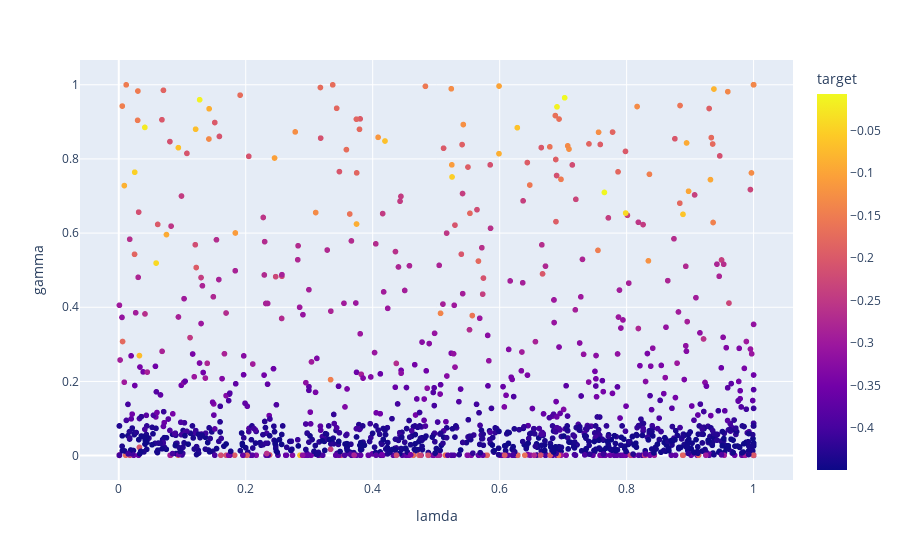

Notebook source saved alongside this figure:
### Code cell
px.scatter(df, x="lamda", y="gamma", color="target")

### Figure 1 — Plotly figure (JSON) as saved in the notebook; plotly's stock layout.template omitted (floating-point values rounded to 4 significant figures; data arrays with more than 128 entries replaced by an {"elided": "..."} marker saying what was removed)
{"data": [{"hovertemplate": "lamda=%{x}<br>gamma=%{y}<br>target=%{marker.color}<extra></extra>", "legendgroup": "", "marker": {"color": {"elided": "1324 float values"}, "coloraxis": "coloraxis", "symbol": "circle"}, "mode": "markers", "name": "", "showlegend": false, "type": "scattergl", "x": {"elided": "1324 float values"}, "xaxis": "x", "y": {"elided": "1324 float values"}, "yaxis": "y"}], "layout": {"coloraxis": {"colorbar": {"title": {"text": "target"}}, "colorscale": [[0, "#0d0887"], [0.1111, "#46039f"], [0.2222, "#7201a8"], [0.3333, "#9c179e"], [0.4444, "#bd3786"], [0.5556, "#d8576b"], [0.6667, "#ed7953"], [0.7778, "#fb9f3a"], [0.8889, "#fdca26"], [1, "#f0f921"]]}, "legend": {"tracegroupgap": 0}, "margin": {"t": 60}, "xaxis": {"anchor": "y", "domain": [0, 1], "title": {"text": "lamda"}}, "yaxis": {"anchor": "x", "domain": [0, 1], "title": {"text": "gamma"}}}}
